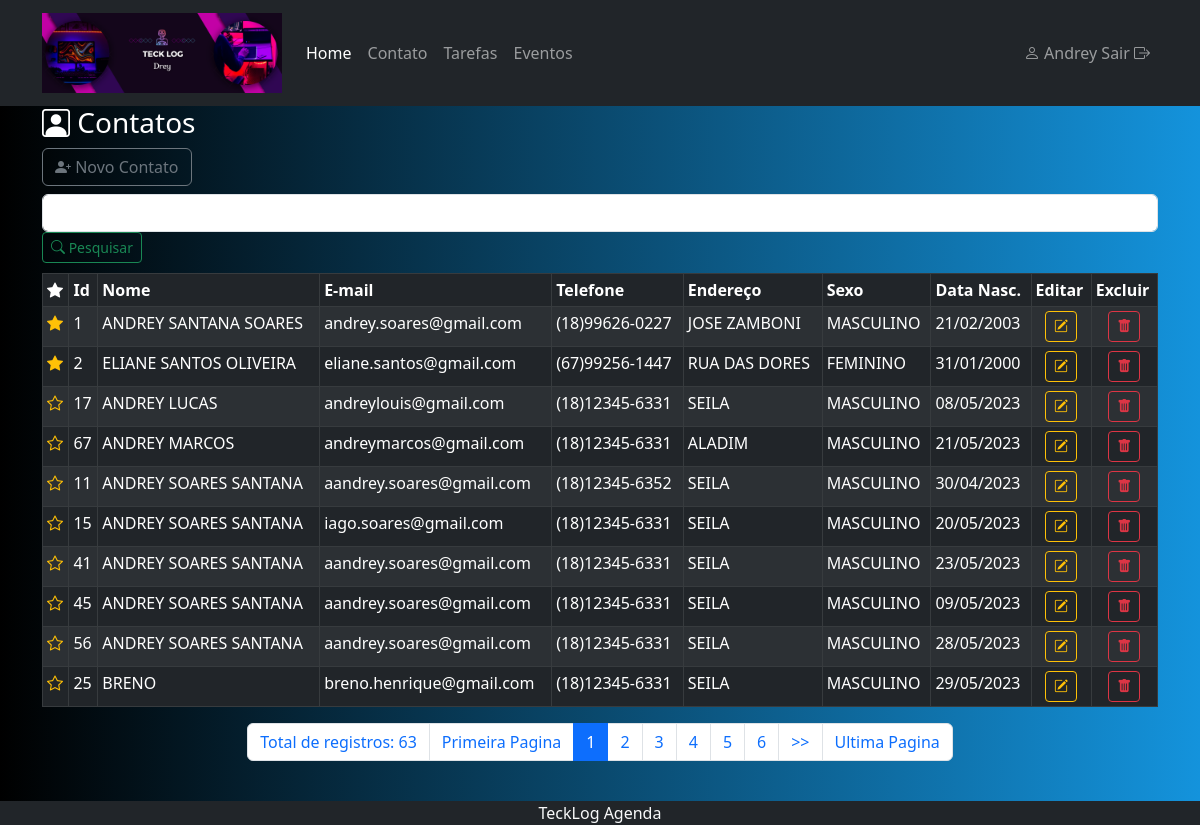
Screenshot of /index.php?menuop=contatos (signed in) with the database file from the repository.
### tables this page shows
CREATE TABLE `tbcontatos` (
  `idContato` int(11) NOT NULL,
  `nomeContato` varchar(200) NOT NULL,
  `emailContato` varchar(100) NOT NULL,
  `telefoneContato` varchar(50) NOT NULL,
  `enderecoContato` varchar(200) NOT NULL,
  `sexoContato` char(1) NOT NULL,
  `dataNascContato` date NOT NULL,
  `flagFavoritoContato` tinyint(1) NOT NULL,
  `nomeFotoContato` varchar(255) DEFAULT NULL
);

### paginas/contatos/contatos.php (the view, shortened to what this page needs)
<?php
$txt_pesquisa = (isset($_POST['txt_pesquisa']))?$_POST['txt_pesquisa']:"";
?>
<header>
    <h3><i class="bi bi-person-square"></i> Contatos</h3>
</header>
<div>
    <a class="btn btn-outline-secondary mb-2" href="?menuop=cad-contato"><i class="bi bi-person-plus-fill"></i> Novo Contato</a>
</div>
<div>
    <form action="index.php?menuop=contatos" method="post">
        <input class="form-control" type="text" name="txt_pesquisa" value="<?=$txt_pesquisa?>">
        <button class="btn btn-outline-success btn-sm" type="submit"><i class="bi bi-search"></i> Pesquisar</button>
    </form>
</div>
<div class="tabela">
<table class="table table-dark table-striped table-bordered table-sm">
    <thead>
        <tr>
            <th>
                <i class="bi bi-star-fill"></i>
            </th>
            <th>Id</th>
            <th>Nome</th>
            <th>E-mail</th>
            <th>Telefone</th>
            <th>Endereço</th>
            <th>Sexo</th>
            <th>Data Nasc.</th>
            <th>Editar</th>
            <th>Excluir</th>
        </tr>
    </thead>
    <tbody>
        <?php
    $quantidade = 10;
    $pagina = (isset($_GET['pagina']))?(int)$_GET['pagina']:1;
    $inicio = ($quantidade * $pagina) - $quantidade;
        $sql = "SELECT
        idContato,
        upper(nomeContato) AS nomeContato,
        lower(emailContato) AS emailContato,
        telefoneContato,
        upper(enderecoContato) AS enderecoContato,
        CASE
            WHEN sexoContato='F' THEN 'FEMININO'
            WHEN sexoContato='M' THEN 'MASCULINO'
            WHEN sexoContato='f' THEN 'FEMININO'
            WHEN sexoContato='m' THEN 'MASCULINO'
        ELSE
            'NÃO ESPECIFICAOD'
        END AS sexoContato,
        DATE_FORMAT(dataNascContato, '%d/%m/%Y') AS dataNascContato,
        flagFavoritoContato
        FROM tbcontatos
        WHERE
        idContato='{$txt_pesquisa}' or
        nomeContato LIKE '%{$txt_pesquisa}%'
        ORDER BY flagFavoritoContato DESC, nomeContato ASC
        LIMIT $inicio, $quantidade
        ";
        $rs = mysqli_query($conexao,$sql) or die("Erro" . mysli_error($conexao));
        while($dados = mysqli_fetch_assoc($rs) ){
        ?>
        <tr>
            <td>
                <?php
                if($dados["flagFavoritoContato"]==1){
                    echo "<a href=\"#\" class=\"flagFavoritoContato link-warning\" title=\"Favorito\" id=\"{$dados["idContato"]}\">
                    <i class=\"bi bi-star-fill\"></i>
                    </a>";
                }else{
                    echo "<a href=\"#\" class=\"flagFavoritoContato link-warning\" title=\"Não Favorito\" id=\"{$dados["idContato"]}\">
                    <i class=\"bi bi-star\"></i>
                    </a>";
                }
                ?>
            </td>
            <td><?=$dados['idContato']?></td>
            <td class="text-nowrap"><?=$dados['nomeContato']?></td>
            <td class="text-nowrap"><?=$dados['emailContato']?></td>
            <td class="text-nowrap"><?=$dados['telefoneContato']?></td>
            <td class="text-nowrap"><?=$dados['enderecoContato']?></td>
            <td><?=$dados['sexoContato']?></td>
            <td><?=$dados['dataNascContato']?></td>
            <td class="text-center">
                <a class="btn btn-outline-warning btn-sm" href="index.php?menuop=editar-contato&idContato=<?=$dados['idContato']?>"><i class="bi bi-pencil-square"></i></a>
            </td>
            <td class="text-center">
                <a class="btn btn-outline-danger btn-sm" href="index.php?menuop=excluir-contato&idContato=<?=$dados['idContato']?>"><i class="bi bi-trash-fill"></i></a>
            </td>
        </tr>
    <?php
        }
    ?>
    </tbody>
</table>
</div>
<ul class="pagination justify-content-center">
<?php
    $sqlTotal = "SELECT idContato FROM tbcontatos";
    $qrTotal = mysqli_query($conexao, $sqlTotal) or die(mysqli_error($conexao));
    $numTotal = mysqli_num_rows($qrTotal);
    $totalPagina = ceil($numTotal / $quantidade);
    echo "<li class='page-item'><span class='page-link'>Total de registros: " . $numTotal . " </span></li> ";
    echo '<li class="page-item"><a class="page-link" href="?menuop=contatos&pagina=1">Primeira Pagina</a></li>';
        ?>
        <?php
    for($i=1;$i<=$totalPagina;$i++){
       if($i>=($pagina-5) && $i <= ($pagina+5)){
        if($i==$pagina){
            echo "<li class='page-item active'><span class='page-link'>$i</span></li>";
        }else{
            echo "<li class='page-item'><a class='page-link' href=\"?menuop=contatos&pagina={$i}\"> {$i} </a></li>";
        }
       }
    }
    if($pagina<$totalPagina-5){
        ?>
        <li class="page-item"><a class="page-link" href="?menuop=contatos&pagina=<?php echo $pagina+1?>">>></a></li>
        <?php
    }
    echo "<li class='page-item'> <a class='page-link' href=\"?menuop=contatos&pagina=$totalPagina\">Ultima Pagina</a></li>";
?>
</ul>

### index.php (shortened to what this page needs)
<?php
    include("./db/conexao.php");
    if(isset($_SESSION["loginUser"]) and isset($_SESSION["senhaUser"]) ){
        $nomeUser = $_SESSION["nomeUser"];
    }else{
        header('Location: login.php');
        exit();
    }
?>
<!DOCTYPE html>
<html lang="pt-BR">
<head>
    <link href="https://cdn.jsdelivr.net/npm/bootstrap@5.3.0-alpha3/dist/css/bootstrap.min.css" rel="stylesheet">
    <link rel="stylesheet" href="https://cdn.jsdelivr.net/npm/bootstrap-icons@1.10.5/font/bootstrap-icons.css">
    <link rel="stylesheet" href="css/estilo-padrao.css">
</head>
<body>
    <header class="bg-dark">
    <div class="container">
        <nav class="navbar navbar-expand-lg navbar-dark bg-dark">
        <a href="#" class="navbar-brand">
            <img src="img/teckLog.png" alt="Agendador" width="240">
        </a>
            <div class="collapse navbar-collapse" id="conteudoNavBarSuportado">
                <ul class="navbar-nav mr-auto">
                    <li class="nav-item"><a href="index.php?menuop=home" class="nav-link active">Home</a></li>
                    <li class="nav-item"><a href="index.php?menuop=contatos" class="nav-link">Contato</a></li>
                    <li class="nav-item"><a href="index.php?menuop=tarefas" class="nav-link">Tarefas</a></li>
                    <li class="nav-item"><a href="index.php?menuop=eventos" class="nav-link">Eventos</a></li>
                </ul>
                <div class="navbar-nav w-100 justify-content-end">
                    <a href="logout.php" class="nav-link">
                        <i class="bi bi-person"></i>
                        <?=$nomeUser?> Sair <i class="bi bi-box-arrow-right"></i>
                    </a>
                </div>
            </div>
        </nav>
    </div>
    </header>
    <main>
    <div class="container">
    <?php
        $menuop = (isset($_GET["menuop"]))?$_GET["menuop"]:"home";
        switch ($menuop) {
            case 'contatos':
                include("paginas/contatos/contatos.php");
                break;
        }
    ?>
    </div>
    </main>
    <br>
    <footer class="container-fluid bg-dark text-light">
        <div class="text-center"> TeckLog Agenda</div>
    </footer>
</body>
</html>

### css/estilo-padrao.css (style rules this page uses)
body { background: linear-gradient(to right, rgb(0, 0, 0), rgb(20, 147, 220)); color: white; }
.tabela { margin-top:10px ; }

### rows the page displays
tbcontatos: idContato "1", nomeContato "ANDREY SANTANA SOARES", emailContato "andrey.soares@gmail.com", telefoneContato "(18)99626-0227", enderecoContato "JOSE ZAMBONI", sexoContato "MASCULINO", dataNascContato "21/02/2003"
tbcontatos: idContato "2", nomeContato "ELIANE SANTOS OLIVEIRA", emailContato "eliane.santos@gmail.com", telefoneContato "(67)99256-1447", enderecoContato "RUA DAS DORES", sexoContato "FEMININO", dataNascContato "31/01/2000"
tbcontatos: idContato "17", nomeContato "ANDREY LUCAS", emailContato "andreylouis@gmail.com", telefoneContato "(18)12345-6331", enderecoContato "SEILA", sexoContato "MASCULINO", dataNascContato "08/05/2023"
tbcontatos: idContato "67", nomeContato "ANDREY MARCOS", emailContato "andreymarcos@gmail.com", telefoneContato "(18)12345-6331", enderecoContato "ALADIM", sexoContato "MASCULINO", dataNascContato "21/05/2023"
tbcontatos: idContato "11", nomeContato "ANDREY SOARES SANTANA", emailContato "aandrey.soares@gmail.com", telefoneContato "(18)12345-6352", enderecoContato "SEILA", sexoContato "MASCULINO", dataNascContato "30/04/2023"
tbcontatos: idContato "15", nomeContato "ANDREY SOARES SANTANA", emailContato "iago.soares@gmail.com", telefoneContato "(18)12345-6331", enderecoContato "SEILA", sexoContato "MASCULINO", dataNascContato "20/05/2023"
tbcontatos: idContato "41", nomeContato "ANDREY SOARES SANTANA", emailContato "aandrey.soares@gmail.com", telefoneContato "(18)12345-6331", enderecoContato "SEILA", sexoContato "MASCULINO", dataNascContato "23/05/2023"
tbcontatos: idContato "45", nomeContato "ANDREY SOARES SANTANA", emailContato "aandrey.soares@gmail.com", telefoneContato "(18)12345-6331", enderecoContato "SEILA", sexoContato "MASCULINO", dataNascContato "09/05/2023"
tbcontatos: idContato "56", nomeContato "ANDREY SOARES SANTANA", emailContato "aandrey.soares@gmail.com", telefoneContato "(18)12345-6331", enderecoContato "SEILA", sexoContato "MASCULINO", dataNascContato "28/05/2023"
tbcontatos: idContato "25", nomeContato "BRENO", emailContato "breno.henrique@gmail.com", telefoneContato "(18)12345-6331", enderecoContato "SEILA", sexoContato "MASCULINO", dataNascContato "29/05/2023"

### other values shown
$nomeUser "Andrey"
$numTotal "63"
